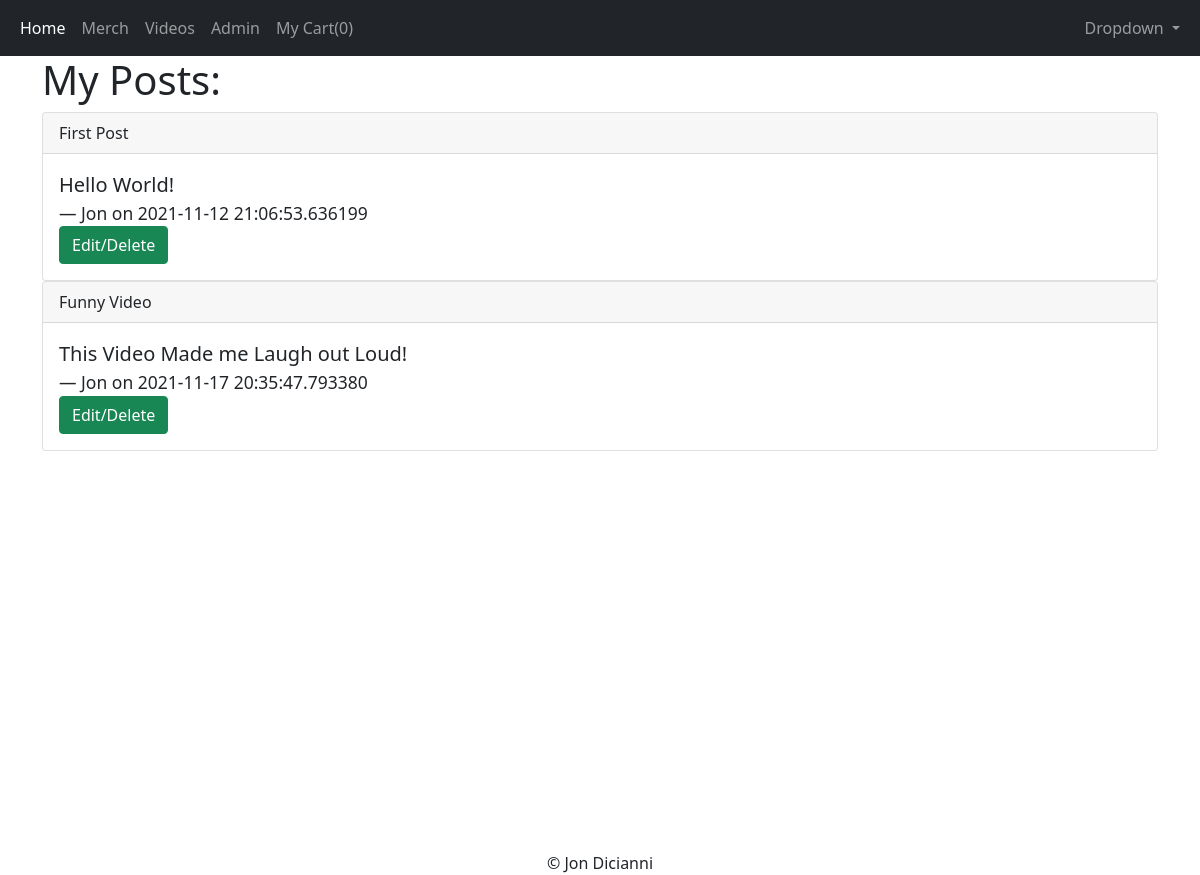
The page /my-posts (signed in) on the database as committed earlier.
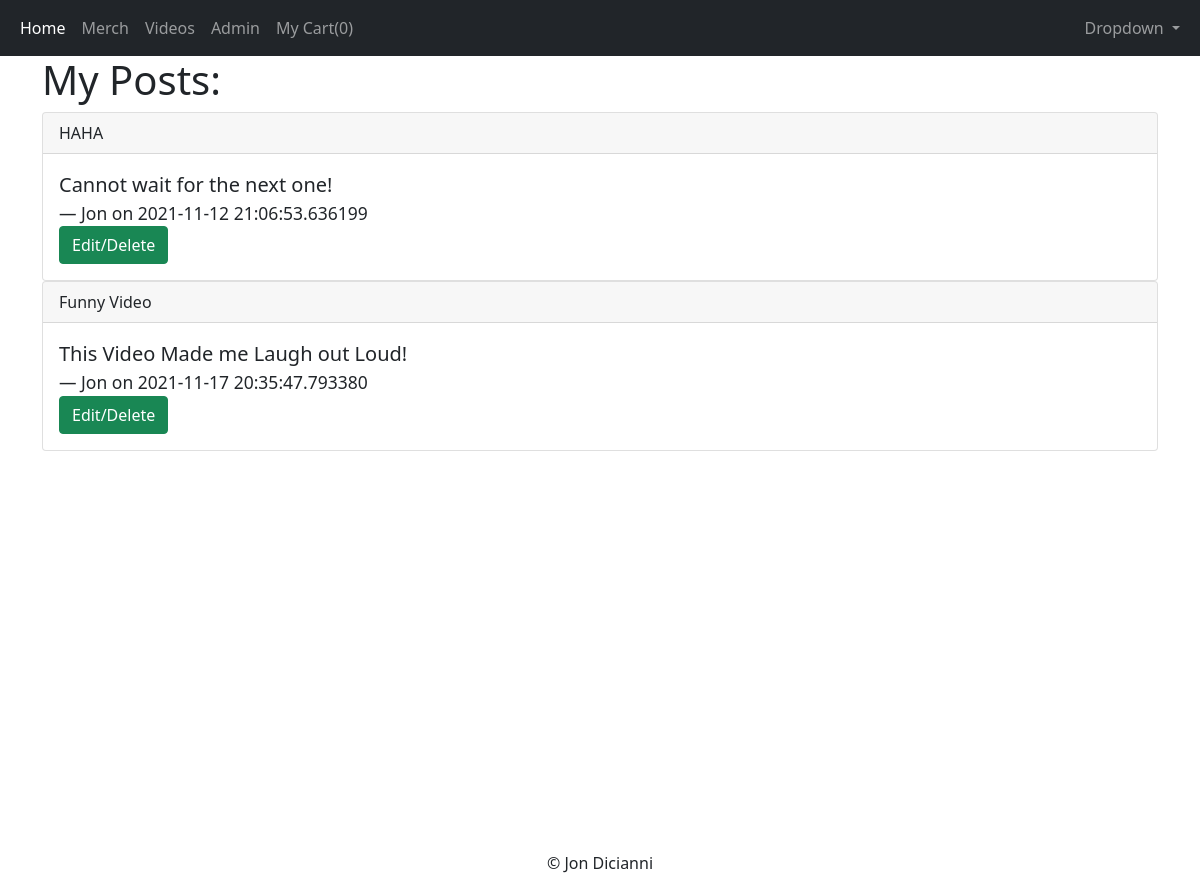
The same page on the database as committed later.
### app/models.py (models this page shows, shortened)
class Post(db.Model):
    id = db.Column(db.Integer, primary_key=True)
    title = db.Column(db.String(200))
    content = db.Column(db.String(300))
    date_created = db.Column(db.Integer, nullable=False, default=datetime.utcnow)
    user_id = db.Column(db.Integer, db.ForeignKey('user.id'), nullable=False)

class User(db.Model, UserMixin):
    id = db.Column(db.Integer, primary_key=True)
    username = db.Column(db.String(150), nullable=False, unique=True)
    email = db.Column(db.String(150), nullable=False, unique=True)
    password = db.Column(db.String(256), nullable=False)
    posts = db.relationship('Post', backref='author', lazy=True)
    contacts = db.relationship('Contact', backref='creator', lazy=True)

### app/routes.py (the view)
@app.route('/my-posts')
@login_required
def my_posts():
    posts = current_user.posts
    return render_template('my_posts.html', posts=posts)

### app/models.py (called while the page is built)
@login_manager.user_loader
def load_user(user_id):
    return User.query.get(user_id)

### app/templates/my_posts.html
{% extends 'base.html' %}
{% block content %}
<h1>My Posts:</h1>
{% for p in posts %}
    <div class="card bg-muted text-dark">
        <div class="card-header">
        {{ p.title }}
        </div>
        <div class="card-body">
        <blockquote class="blockquote mb-0">
            <p>{{ p.content }}</p>
            <footer class="blockquote-footer text-dark">{{ p.author.username }} on {{ p.date_created}} <cite title="Source Title"></cite></footer>
        </blockquote>
        <a href="{{url_for('post_detail', post_id=p.id)}}" class="btn btn-success">Edit/Delete</a>
        </div>
    </div>
{% endfor %}
{% endblock %}

Rows that differ between the two databases and show on the page:
changed Post: title "First Post" → "HAHA"; content "Hello World!" → "Cannot wait for the next one!"
